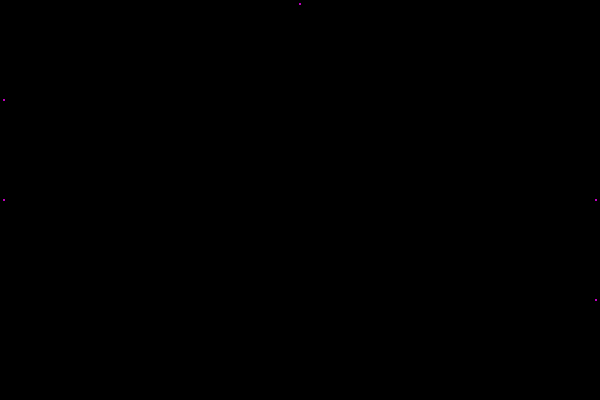
Frame 1 (no input)
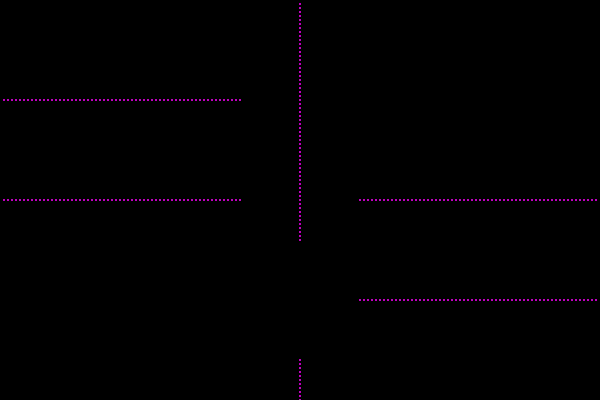
Frame 60 (no input)
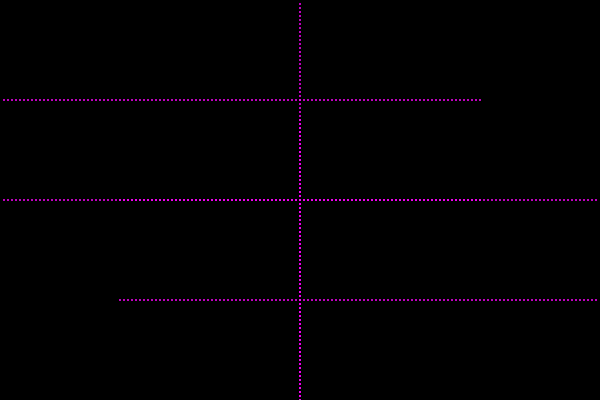
Frame 120 (the mouse pressed at the canvas centre since frame 60)

The p5.js sketch that drew these frames (run headless with seeded random() and noise() and a simulated clock; from frame 60 on, the mouse is pressed at the canvas centre):

// p5.js sketch
// ── sketch.js
/*
Defining functions. Points are drawn across x axis of the canvas. Functions to move and display are 
created and called. Modified by Grace Zuniga
*/

// create an object, blip using object literal notation syntax.
// this could be simplified by using a constructor function to make a template that will 
// create as many blip objects desired.

var blip= { // creates var blip
  x: 0, // x coordinatwe 0
  y: 100, // y coordinate 100
  xspeed: 4, // xspeed is 4
}

var blip2 = { // creates var blip2
  x: 0, // x coordinate is 0
  y: 200, // y coordinateis 200
  xspeed:4, // xspeed is 4
}

var blip3 = { // creates var blip3
  x: 600,  // x cordinate is 600
  y: 200, // the y position is the same as blip3 so that they intersect.
  xspeed: 4, // xspeed is 4
}

var blip4 = { // creates var blip4
  x: 600, // x coordinate is 600
  y: 300, // y coordinate is 300
  xspeed: 4 // xspeed is 4
}

var blip5 ={ // creates var blip5
  x: 300, // x coordinate is 400
  y: 0, // y coordinate is 0
  yspeed: 4 // xspeed is 4
}

var blip6 ={ // creates var blip6
  x: 300, // x coordinate is 300
  y: 600, // y coordinate is 600
  yspeed: 4 // yspeed is 4
}




function setup() {
  createCanvas(600, 400); // canvas sized 600 by 400
  background(0); // background color is black
}

function draw() {
  move(); // call the defined move() function.
  display(); // call the defined display() function.
}

// define a function using the keyword function.
// move the function()
function move() {
  blip.x = blip.x + blip.xspeed; // function to show motion for blip
  blip2.x = blip2.x + blip2.xspeed; // function to show motion for blip2 
  blip3.x = blip3.x - blip3.xspeed; // function to show motion for blip3
  blip4.x = blip4.x - blip4.xspeed; // function to show motion for blip4
  blip5.y = blip5.y + blip5.yspeed; // function to show motion for blip5
  blip6.y = blip6.y - blip6.yspeed; // function to show motion for blip6
}
//display function()
function display() {
  strokeWeight(2); // outline thickness is 2
  stroke(255,0,255); // outline color 
  // an array and for loop could be ued so point does not need to be called repeatedly.
  point(blip.x, blip.y); // staring point of blip
  point(blip2.x, blip2.y); // starting point of blip2
  point(blip3.x, blip3.y); // starting point of blip3
  point(blip4.x, blip4.y); // starting point of blip4
  point(blip5.x, blip5.y); // starting point of blip5
  point(blip6.x, blip6.y); // starting point of blip6
}
